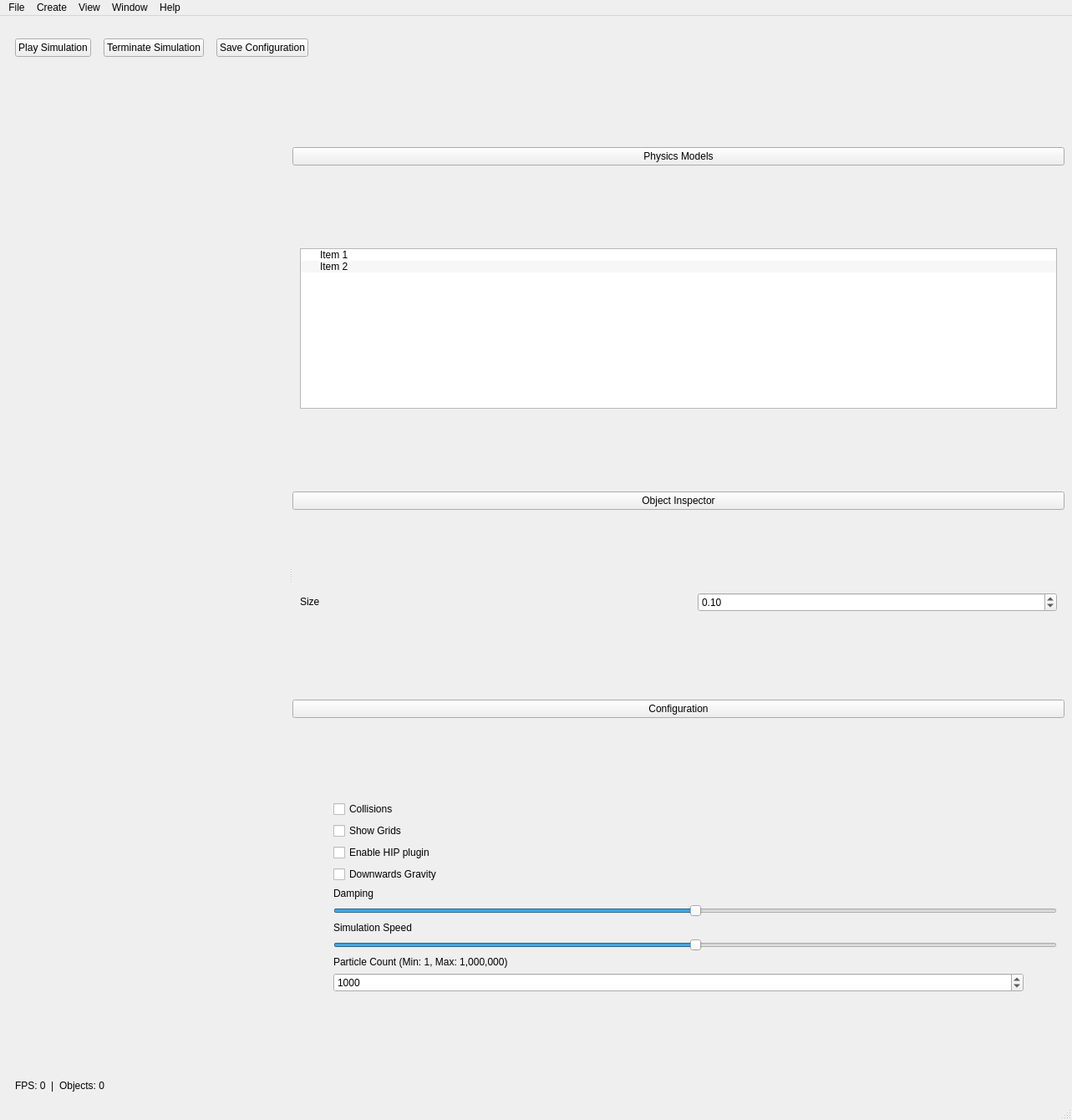
<?xml version="1.0" encoding="UTF-8"?>
<ui version="4.0">
 <class>MainWindow</class>
 <widget class="QMainWindow" name="MainWindow">
  <property name="geometry">
   <rect>
    <x>0</x>
    <y>0</y>
    <width>1283</width>
    <height>1340</height>
   </rect>
  </property>
  <property name="windowTitle">
   <string>MainWindow</string>
  </property>
  <property name="autoFillBackground">
   <bool>false</bool>
  </property>
  <widget class="QWidget" name="centralwidget">
   <property name="sizePolicy">
    <sizepolicy hsizetype="Expanding" vsizetype="Expanding">
     <horstretch>0</horstretch>
     <verstretch>0</verstretch>
    </sizepolicy>
   </property>
   <layout class="QVBoxLayout" name="verticalLayout">
    <item>
     <widget class="QWidget" name="topBarWidget" native="true">
      <property name="sizePolicy">
       <sizepolicy hsizetype="Expanding" vsizetype="Fixed">
        <horstretch>0</horstretch>
        <verstretch>0</verstretch>
       </sizepolicy>
      </property>
      <property name="minimumSize">
       <size>
        <width>0</width>
        <height>50</height>
       </size>
      </property>
      <layout class="QGridLayout" name="gridLayout_2">
       <property name="horizontalSpacing">
        <number>15</number>
       </property>
       <item row="0" column="0">
        <widget class="QPushButton" name="pausedButton">
         <property name="enabled">
          <bool>true</bool>
         </property>
         <property name="text">
          <string>Play Simulation</string>
         </property>
        </widget>
       </item>
       <item row="0" column="1">
        <widget class="QPushButton" name="terminateButton">
         <property name="text">
          <string>Terminate Simulation</string>
         </property>
        </widget>
       </item>
       <item row="0" column="3">
        <spacer name="horizontalSpacer_7">
         <property name="orientation">
          <enum>Qt::Orientation::Horizontal</enum>
         </property>
         <property name="sizeHint" stdset="0">
          <size>
           <width>20</width>
           <height>40</height>
          </size>
         </property>
        </spacer>
       </item>
       <item row="0" column="2">
        <widget class="QPushButton" name="pushButton">
         <property name="text">
          <string>Save Configuration</string>
         </property>
        </widget>
       </item>
      </layout>
     </widget>
    </item>
    <item>
     <widget class="QSplitter" name="splitter">
      <property name="orientation">
       <enum>Qt::Orientation::Horizontal</enum>
      </property>
      <widget class="QWidget" name="openGLContainer" native="true">
       <property name="sizePolicy">
        <sizepolicy hsizetype="Expanding" vsizetype="Expanding">
         <horstretch>0</horstretch>
         <verstretch>0</verstretch>
        </sizepolicy>
       </property>
       <property name="minimumSize">
        <size>
         <width>100</width>
         <height>100</height>
        </size>
       </property>
      </widget>
      <widget class="QWidget" name="rightBarWidget" native="true">
       <property name="sizePolicy">
        <sizepolicy hsizetype="Preferred" vsizetype="Expanding">
         <horstretch>0</horstretch>
         <verstretch>0</verstretch>
        </sizepolicy>
       </property>
       <property name="minimumSize">
        <size>
         <width>200</width>
         <height>0</height>
        </size>
       </property>
       <layout class="QVBoxLayout" name="verticalLayout_2">
        <item>
         <widget class="QPushButton" name="QenvScene">
          <property name="text">
           <string>Physics Models</string>
          </property>
         </widget>
        </item>
        <item>
         <widget class="QFrame" name="Fenv">
          <property name="sizePolicy">
           <sizepolicy hsizetype="Preferred" vsizetype="Fixed">
            <horstretch>0</horstretch>
            <verstretch>0</verstretch>
           </sizepolicy>
          </property>
          <property name="frameShape">
           <enum>QFrame::Shape::NoFrame</enum>
          </property>
          <layout class="QGridLayout" name="gridLayout">
           <item row="0" column="0">
            <widget class="QTreeWidget" name="sceneTreeWidget">
             <property name="sizePolicy">
              <sizepolicy hsizetype="Preferred" vsizetype="Preferred">
               <horstretch>0</horstretch>
               <verstretch>0</verstretch>
              </sizepolicy>
             </property>
             <property name="alternatingRowColors">
              <bool>true</bool>
             </property>
             <property name="headerHidden">
              <bool>true</bool>
             </property>
             <column>
              <property name="text">
               <string>1</string>
              </property>
             </column>
             <item>
              <property name="text">
               <string>Item 1</string>
              </property>
             </item>
             <item>
              <property name="text">
               <string>Item 2</string>
              </property>
             </item>
            </widget>
           </item>
          </layout>
         </widget>
        </item>
        <item>
         <widget class="QPushButton" name="QobjInspector">
          <property name="text">
           <string>Object Inspector</string>
          </property>
         </widget>
        </item>
        <item>
         <widget class="QFrame" name="Fobj">
          <property name="sizePolicy">
           <sizepolicy hsizetype="Preferred" vsizetype="Fixed">
            <horstretch>0</horstretch>
            <verstretch>0</verstretch>
           </sizepolicy>
          </property>
          <property name="frameShape">
           <enum>QFrame::Shape::NoFrame</enum>
          </property>
          <layout class="QVBoxLayout" name="verticalLayout_4">
           <item>
            <layout class="QHBoxLayout" name="horizontalLayout_8">
             <item>
              <widget class="QLabel" name="label">
               <property name="text">
                <string>&lt;html&gt;&lt;head/&gt;&lt;body&gt;&lt;p&gt;Size&lt;/p&gt;&lt;/body&gt;&lt;/html&gt;</string>
               </property>
              </widget>
             </item>
             <item>
              <spacer name="horizontalSpacer_3">
               <property name="orientation">
                <enum>Qt::Orientation::Vertical</enum>
               </property>
               <property name="sizeHint" stdset="0">
                <size>
                 <width>40</width>
                 <height>20</height>
                </size>
               </property>
              </spacer>
             </item>
             <item>
              <widget class="QDoubleSpinBox" name="inputSize">
               <property name="minimum">
                <double>0.000000000000000</double>
               </property>
               <property name="maximum">
                <double>100.000000000000000</double>
               </property>
               <property name="value">
                <double>0.100000000000000</double>
               </property>
              </widget>
             </item>
            </layout>
           </item>
           <item>
            <widget class="Line" name="line">
             <property name="orientation">
              <enum>Qt::Orientation::Vertical</enum>
             </property>
            </widget>
           </item>
          </layout>
         </widget>
        </item>
        <item>
         <widget class="QPushButton" name="Qconfig">
          <property name="text">
           <string>Configuration</string>
          </property>
         </widget>
        </item>
        <item>
         <widget class="QFrame" name="Fconfig">
          <property name="sizePolicy">
           <sizepolicy hsizetype="Preferred" vsizetype="Fixed">
            <horstretch>0</horstretch>
            <verstretch>0</verstretch>
           </sizepolicy>
          </property>
          <property name="frameShape">
           <enum>QFrame::Shape::NoFrame</enum>
          </property>
          <layout class="QVBoxLayout" name="verticalLayout_5">
           <item>
            <layout class="QHBoxLayout" name="horizontalLayout_12">
             <item>
              <spacer name="horizontalSpacer_6">
               <property name="orientation">
                <enum>Qt::Orientation::Vertical</enum>
               </property>
               <property name="sizeHint" stdset="0">
                <size>
                 <width>40</width>
                 <height>20</height>
                </size>
               </property>
              </spacer>
             </item>
             <item>
              <layout class="QVBoxLayout" name="verticalLayout_9">
               <item>
                <widget class="QCheckBox" name="enableCollisions">
                 <property name="text">
                  <string>Collisions</string>
                 </property>
                </widget>
               </item>
               <item>
                <widget class="QCheckBox" name="enableGrids">
                 <property name="text">
                  <string>Show Grids</string>
                 </property>
                </widget>
               </item>
               <item>
                <widget class="QCheckBox" name="enableHIP">
                 <property name="text">
                  <string>Enable HIP plugin</string>
                 </property>
                </widget>
               </item>
               <item>
                <widget class="QCheckBox" name="EnableDowardsGravity">
                 <property name="text">
                  <string>Downwards Gravity</string>
                 </property>
                </widget>
               </item>
               <item>
                <widget class="QLabel" name="label_2">
                 <property name="sizePolicy">
                  <sizepolicy hsizetype="Preferred" vsizetype="Fixed">
                   <horstretch>0</horstretch>
                   <verstretch>0</verstretch>
                  </sizepolicy>
                 </property>
                 <property name="text">
                  <string>Damping</string>
                 </property>
                </widget>
               </item>
               <item>
                <widget class="QSlider" name="horizontalSlider">
                 <property name="sizePolicy">
                  <sizepolicy hsizetype="Preferred" vsizetype="Fixed">
                   <horstretch>0</horstretch>
                   <verstretch>0</verstretch>
                  </sizepolicy>
                 </property>
                 <property name="minimum">
                  <number>0</number>
                 </property>
                 <property name="maximum">
                  <number>100</number>
                 </property>
                 <property name="value">
                  <number>50</number>
                 </property>
                 <property name="orientation">
                  <enum>Qt::Orientation::Horizontal</enum>
                 </property>
                </widget>
               </item>
               <item>
                <widget class="QLabel" name="SimulationSpeedLabel">
                 <property name="sizePolicy">
                  <sizepolicy hsizetype="Preferred" vsizetype="Fixed">
                   <horstretch>0</horstretch>
                   <verstretch>0</verstretch>
                  </sizepolicy>
                 </property>
                 <property name="text">
                  <string>Simulation Speed</string>
                 </property>
                </widget>
               </item>
               <item>
                <widget class="QSlider" name="sliderSimulationSpeed">
                 <property name="sizePolicy">
                  <sizepolicy hsizetype="Preferred" vsizetype="Fixed">
                   <horstretch>0</horstretch>
                   <verstretch>0</verstretch>
                  </sizepolicy>
                 </property>
                 <property name="minimum">
                  <number>10</number>
                 </property>
                 <property name="maximum">
                  <number>200</number>
                 </property>
                 <property name="value">
                  <number>105</number>
                 </property>
                 <property name="sliderPosition">
                  <number>105</number>
                 </property>
                 <property name="orientation">
                  <enum>Qt::Orientation::Horizontal</enum>
                 </property>
                </widget>
               </item>
               <item>
                <widget class="QLabel" name="label_3">
                 <property name="text">
                  <string>Particle Count (Min: 1, Max: 1,000,000)</string>
                 </property>
                </widget>
               </item>
               <item>
                <layout class="QHBoxLayout" name="horizontalLayout_2">
                 <item>
                  <widget class="QSpinBox" name="particleCountBox">
                   <property name="minimum">
                    <number>1</number>
                   </property>
                   <property name="maximum">
                    <number>1000000</number>
                   </property>
                   <property name="singleStep">
                    <number>100</number>
                   </property>
                   <property name="stepType">
                    <enum>QAbstractSpinBox::StepType::DefaultStepType</enum>
                   </property>
                   <property name="value">
                    <number>1000</number>
                   </property>
                  </widget>
                 </item>
                 <item>
                  <spacer name="horizontalSpacer_2">
                   <property name="orientation">
                    <enum>Qt::Orientation::Horizontal</enum>
                   </property>
                   <property name="sizeType">
                    <enum>QSizePolicy::Policy::Minimum</enum>
                   </property>
                   <property name="sizeHint" stdset="0">
                    <size>
                     <width>40</width>
                     <height>20</height>
                    </size>
                   </property>
                  </spacer>
                 </item>
                </layout>
               </item>
              </layout>
             </item>
            </layout>
           </item>
          </layout>
         </widget>
        </item>
       </layout>
      </widget>
     </widget>
    </item>
    <item>
     <widget class="QWidget" name="bottomBarWidget" native="true">
      <property name="sizePolicy">
       <sizepolicy hsizetype="Preferred" vsizetype="Fixed">
        <horstretch>0</horstretch>
        <verstretch>0</verstretch>
       </sizepolicy>
      </property>
      <property name="minimumSize">
       <size>
        <width>0</width>
        <height>20</height>
       </size>
      </property>
      <layout class="QHBoxLayout" name="horizontalLayout">
       <property name="topMargin">
        <number>0</number>
       </property>
       <property name="bottomMargin">
        <number>0</number>
       </property>
       <item>
        <widget class="QLabel" name="labelFPS">
         <property name="sizePolicy">
          <sizepolicy hsizetype="Fixed" vsizetype="Preferred">
           <horstretch>0</horstretch>
           <verstretch>0</verstretch>
          </sizepolicy>
         </property>
         <property name="text">
          <string>FPS: 0</string>
         </property>
        </widget>
       </item>
       <item>
        <widget class="QLabel" name="divider">
         <property name="sizePolicy">
          <sizepolicy hsizetype="Fixed" vsizetype="Preferred">
           <horstretch>0</horstretch>
           <verstretch>0</verstretch>
          </sizepolicy>
         </property>
         <property name="text">
          <string>|</string>
         </property>
        </widget>
       </item>
       <item>
        <widget class="QLabel" name="labelObjects">
         <property name="sizePolicy">
          <sizepolicy hsizetype="Fixed" vsizetype="Preferred">
           <horstretch>0</horstretch>
           <verstretch>0</verstretch>
          </sizepolicy>
         </property>
         <property name="text">
          <string>Objects: 0</string>
         </property>
        </widget>
       </item>
       <item>
        <spacer name="horizontalSpacer">
         <property name="orientation">
          <enum>Qt::Orientation::Horizontal</enum>
         </property>
         <property name="sizeHint" stdset="0">
          <size>
           <width>40</width>
           <height>20</height>
          </size>
         </property>
        </spacer>
       </item>
      </layout>
     </widget>
    </item>
   </layout>
  </widget>
  <widget class="QMenuBar" name="menubar">
   <property name="geometry">
    <rect>
     <x>0</x>
     <y>0</y>
     <width>1283</width>
     <height>22</height>
    </rect>
   </property>
   <widget class="QMenu" name="menuFile">
    <property name="title">
     <string>File</string>
    </property>
    <addaction name="actionNewSimulation"/>
    <addaction name="separator"/>
    <addaction name="actionExit"/>
   </widget>
   <widget class="QMenu" name="menuEdit">
    <property name="title">
     <string>Create</string>
    </property>
   </widget>
   <widget class="QMenu" name="menuView">
    <property name="title">
     <string>View</string>
    </property>
   </widget>
   <widget class="QMenu" name="menuWindow">
    <property name="title">
     <string>Window</string>
    </property>
   </widget>
   <widget class="QMenu" name="menuHelp">
    <property name="title">
     <string>Help</string>
    </property>
    <addaction name="actionAbout_ROCsim"/>
   </widget>
   <addaction name="menuFile"/>
   <addaction name="menuEdit"/>
   <addaction name="menuView"/>
   <addaction name="menuWindow"/>
   <addaction name="menuHelp"/>
  </widget>
  <widget class="QStatusBar" name="statusbar"/>
  <action name="actionNewSimulation">
   <property name="icon">
    <iconset theme="document-new"/>
   </property>
   <property name="text">
    <string>New Simulation</string>
   </property>
  </action>
  <action name="actionExit">
   <property name="icon">
    <iconset theme="application-exit"/>
   </property>
   <property name="text">
    <string>Exit</string>
   </property>
   <property name="shortcut">
    <string>Ctrl+Q</string>
   </property>
  </action>
  <action name="actionAbout_ROCsim">
   <property name="icon">
    <iconset theme="help-about"/>
   </property>
   <property name="text">
    <string>About ROCsim</string>
   </property>
  </action>
 </widget>
 <resources/>
 <connections/>
</ui>
